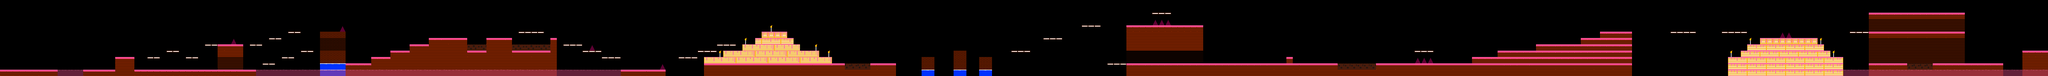

Tiled map render using the project's own tile images. Description and the map definition, with tile-layer contents summarised, below:
An orthogonal 320x12 tile map with 16x16 px tiles, 4 tile layers (Foreground, Transparent, Water, Tile Layer 4) and 138 objects (39x coin, 12x spike, 5x puddle, 2x peppermint, player, ...).

<map version="1.8" tiledversion="1.8.6" orientation="orthogonal" renderorder="right-down" width="320" height="12" tilewidth="16" tileheight="16" infinite="0" nextlayerid="9" nextobjectid="171">
 <tileset firstgid="1" source="LustGluttonytiles.tsx" />
 <layer id="1" name="Foreground" width="320" height="12">
  <data>[3840 cells, 908 non-empty, 21 distinct tile ids]</data>
 </layer>
 <layer id="3" name="Transparent" width="320" height="12" opacity="0.5">
  <data>[3840 cells, 130 non-empty, 3 distinct tile ids]</data>
 </layer>
 <layer id="2" name="Water" width="320" height="12" opacity="0.5">
  <data>[3840 cells, 130 non-empty, 7 distinct tile ids]</data>
 </layer>
 <layer id="5" name="Tile Layer 4" width="320" height="12" tintcolor="#ff00ff">
  <data>[3840 cells, 12 non-empty, 1 distinct tile ids]</data>
 </layer>
 <objectgroup id="4" name="Object Layer 1" locked="1">
  <object id="1" x="0" y="176">
   <polygon points="0,0 144,0 144,16 0,16" />
  </object>
  <object id="2" x="208" y="176">
   <polygon points="0,0 80,0 80,16 0,16" />
  </object>
  <object id="3" x="288" y="192">
   <polygon points="0,0 0,-48 48,-48 48,0" />
  </object>
  <object id="4" x="336" y="176">
   <polygon points="0,0 304,0 304,16 0,16" />
  </object>
  <object id="5" x="544" y="144">
   <polygon points="0,0 0,-32 64,-32 64,0" />
  </object>
  <object id="6" x="368" y="144">
   <polygon points="0,0 32,0 32.1818,4.54545 -0.181818,4.54545" />
  </object>
  <object id="7" x="416" y="128">
   <polygon points="0,0 32,0 32.25,4.25 -0.75,4" />
  </object>
  <object id="8" x="464" y="144">
   <polygon points="0,0 32,0 32.125,4.375 -0.375,4" />
  </object>
  <object id="9" x="512" y="111.9">
   <polygon points="0,0 32,0 32,4.25 -0.25,3.75" />
  </object>
  <object id="11" x="624" y="112">
   <polygon points="0,0 32,0 32,4 -0.25,4" />
  </object>
  <object id="12" x="672" y="96">
   <polygon points="0,0 32,0 32,3.75 0,4" />
  </object>
  <object id="13" x="720" y="80">
   <polygon points="0,0 32,0 32.1818,4 -0.0909091,4" />
  </object>
  <object id="16" x="704" y="144">
   <polygon points="0,0 32,0 32,4.25 -0.375,4" />
  </object>
  <object id="17" x="752" y="128">
   <polygon points="0,0 32,0 32,4 0,4.25" />
  </object>
  <object id="20" x="800" y="80">
   <polygon points="0,0 64,0 64,16 0,16" />
  </object>
  <object id="21" x="656" y="160">
   <polygon points="0,0 32,0 32,4.66667 -1,4.66667" />
  </object>
  <object id="22" x="800" y="128">
   <polygon points="0,0 64,0 64,64 0,64" />
  </object>
  <object id="23" x="864" y="160">
   <polygon points="0,0 64,0 64,32 0,32" />
  </object>
  <object id="24" x="928" y="192">
   <polygon points="0,0 0,-48 48,-48 48,0" />
  </object>
  <object id="25" x="976" y="128">
   <polygon points="0,0 416,0 416,64 0,64" />
  </object>
  <object id="26" x="1024" y="128">
   <polygon points="0,0 0,-16 144,-16 144,0" />
  </object>
  <object id="27" x="1072" y="112">
   <polygon points="0,0 0,-16 96,-16 96,0" />
  </object>
  <object id="28" x="1216" y="128">
   <polygon points="0,0 0,-32 64,-32 64,0" />
  </object>
  <object id="29" x="1376" y="128">
   <polygon points="0,0 0,-32 16,-32 16,0" />
  </object>
  <object id="30" x="1296" y="80">
   <polygon points="0,0 64,0 64,4.25 0,4" />
  </object>
  <object id="32" x="1408" y="112">
   <polygon points="0,0 48,0 48,4.125 0,4.25" />
  </object>
  <object id="33" x="1456" y="128">
   <polygon points="0,0 48,0 48,4.125 -0.25,4" />
  </object>
  <object id="34" x="1504" y="144">
   <polygon points="0,0 48,0 48.125,4.25 -0.375,4.25" />
  </object>
  <object id="35" x="1552" y="192">
   <polygon points="0,0 0,-16 112,-16 112,0" />
  </object>
  <object id="36" x="1696" y="144">
   <polygon points="0,0 48,0 47.875,4.125 0.125,4" />
  </object>
  <object id="37" x="1744" y="128">
   <polygon points="0,0 48,0 48,4.09091 -0.272727,4.09091" />
  </object>
  <object id="38" x="1792" y="112">
   <polygon points="0,0 48,0 48.0625,3.875 -0.3125,4.0625" />
  </object>
  <object id="39" x="1760" y="192">
   <polygon points="0,0 0,-32 352,-32 352,0" />
  </object>
  <object id="40" x="2112" y="176">
   <polygon points="0,0 128,0 128,16 0,16" />
  </object>
  <object id="41" x="2176" y="176">
   <polygon points="0,0 0,-16 64,-16 64,0" />
  </object>
  <object id="42" x="1760" y="160">
   <polygon points="0,0 0,-16 320,-16 320,0" />
  </object>
  <object id="43" x="1808" y="144">
   <polygon points="0,0 0,-16 240,-16 240,0" />
  </object>
  <object id="44" x="1856" y="128">
   <polygon points="0,0 0,-16 144,-16 144,0" />
  </object>
  <object id="45" x="1888" y="112">
   <polygon points="0,0 0,-16 96,-16 96,0" />
  </object>
  <object id="46" x="1904" y="96">
   <polygon points="0,0 0,-16 64,-16 64,0" />
  </object>
  <object id="47" x="2304" y="192">
   <polygon points="0,0 0,-48 32,-48 32,0" />
  </object>
  <object id="48" x="2384" y="192">
   <polygon points="0,0 0,-64 32,-64 32,0" />
  </object>
  <object id="49" x="2448" y="192">
   <polygon points="0,0 0,-48 32,-48 32,0" />
  </object>
  <object id="50" x="2528" y="128">
   <polygon points="0,0 48,0 48,4.125 -0.25,4" />
  </object>
  <object id="56" x="2608.68" y="95.8409">
   <polygon points="0,0 48,0 48,4.125 -0.25,4" />
  </object>
  <object id="57" x="2704" y="64">
   <polygon points="0,0 48,0 48,4.125 -0.25,4" />
  </object>
  <object id="58" x="2768" y="159.8">
   <polygon points="0,0 48,0 48,4.125 -0.25,4" />
  </object>
  <object id="59" x="2880" y="32">
   <polygon points="0,0 48,0 48,4.125 -0.25,4" />
  </object>
  <object id="60" x="3536" y="128">
   <polygon points="0,0 48,0 48,4.125 -0.25,4" />
  </object>
  <object id="61" x="4176.08" y="80">
   <polygon points="0,0 63.5553,0 63.5553,4.125 -0.331017,4" />
  </object>
  <object id="62" x="4304" y="80">
   <polygon points="0,0 63.5553,0 63.5553,4.125 -0.331017,4" />
  </object>
  <object id="63" x="4304" y="80">
   <polygon points="0,0 63.5553,0 63.5553,4.125 -0.331017,4" />
  </object>
  <object id="64" x="4624.19" y="79.5534">
   <polygon points="0,0 47.706,0 47.706,4.29891 -0.248469,4.16864" />
  </object>
  <object id="65" x="2816" y="64">
   <polygon points="0,0 192,0 192,64 0,64" />
  </object>
  <object id="66" x="2816" y="160">
   <polygon points="0,0 528,0 528,32 0,32" />
  </object>
  <object id="67" x="3216" y="160">
   <polygon points="0,0 0,-16 16,-16 16,0" />
  </object>
  <object id="68" x="3344" y="176">
   <polygon points="0,0 96,0 96,16 0,16" />
  </object>
  <object id="69" x="3440" y="160">
   <polygon points="0,0 640,0 640,32 0,32" />
  </object>
  <object id="70" x="4000" y="160">
   <polygon points="0,0 0,-80 80,-80 80,0" />
  </object>
  <object id="71" x="3952" y="96">
   <polygon points="0,0 48,0 48,64 0,64" />
  </object>
  <object id="72" x="3840" y="112">
   <polygon points="0,0 112,0 112,48 0,48" />
  </object>
  <object id="73" x="3744" y="128">
   <polygon points="0,0 96,0 96,32 0,32" />
  </object>
  <object id="74" x="3680" y="144">
   <polygon points="0,0 64,0 64,16 0,16" />
  </object>
  <object id="75" x="4400" y="96">
   <polygon points="0,0 144,0 144,96 0,96" />
  </object>
  <object id="76" x="4368" y="112">
   <polygon points="0,0 32,0 32,80 0,80" />
  </object>
  <object id="77" x="4368" y="128">
   <polygon points="0,0 -16,0 -16,64 0,64" />
  </object>
  <object id="78" x="4352" y="144">
   <polygon points="0,0 -32,0 -32,48 0,48" />
  </object>
  <object id="79" x="4544" y="112">
   <polygon points="0,0 16,0 16,80 0,80" />
  </object>
  <object id="80" x="4560" y="128">
   <polygon points="0,0 16,0 16,64 0,64" />
  </object>
  </objectgroup>
 <objectgroup id="7" name="Items">
  <!-- 42 objects omitted --></objectgroup>
 <objectgroup id="6" name="Obstacles Object">
  <!-- 19 objects omitted --></objectgroup>
</map>
<!-- 69 of 138 objects omitted -->
